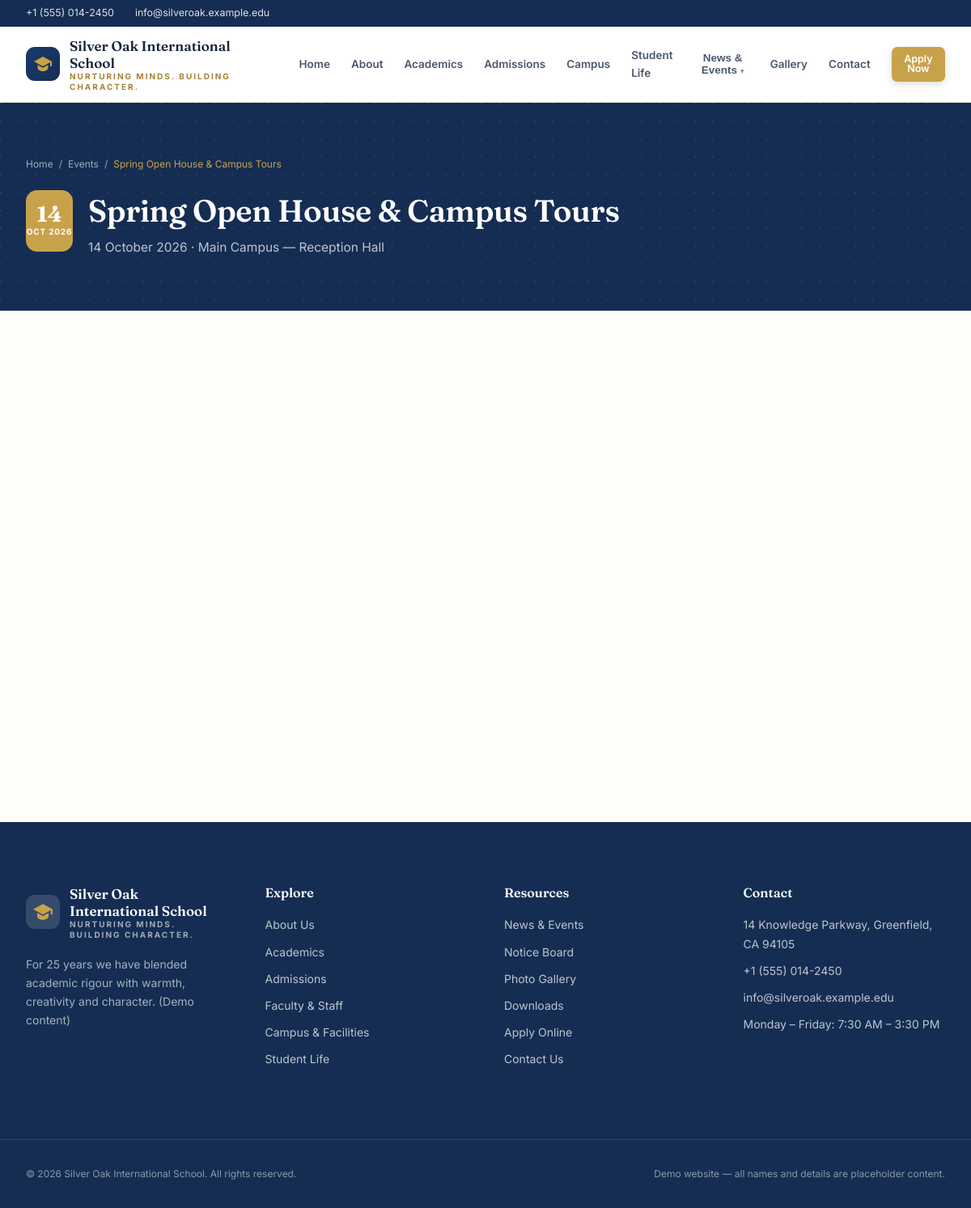
The page /events.php?slug=open-house-spring on the database its author committed.
### tables this page shows
CREATE TABLE IF NOT EXISTS events (
  id         INT UNSIGNED NOT NULL AUTO_INCREMENT,
  slug       VARCHAR(160) NOT NULL,
  title      VARCHAR(200) NOT NULL,
  excerpt    TEXT,
  content    MEDIUMTEXT,
  image      VARCHAR(255) NOT NULL DEFAULT '',
  event_date DATETIME     NOT NULL DEFAULT CURRENT_TIMESTAMP,
  location   VARCHAR(200) NOT NULL DEFAULT '',
  published  TINYINT(1)   NOT NULL DEFAULT 1,
  created_at TIMESTAMP    NOT NULL DEFAULT CURRENT_TIMESTAMP,
  PRIMARY KEY (id),
  UNIQUE KEY events_slug_unique (slug),
  KEY events_date_idx (published, event_date)
);

### includes/security.php (called while the page is built, shortened)
<?php
function e($value): string
{
    return htmlspecialchars((string) $value, ENT_QUOTES | ENT_SUBSTITUTE, 'UTF-8');
}

### includes/database.php (called while the page is built, shortened)
<?php
function db(): PDO
{
    static $pdo = null;
    if ($pdo instanceof PDO) {
        return $pdo;
    }
    $dsn = 'mysql:host=' . DB_HOST . ';dbname=' . DB_NAME . ';charset=' . DB_CHARSET;
    try {
        $pdo = new PDO($dsn, DB_USER, DB_PASS, [
            PDO::ATTR_ERRMODE            => PDO::ERRMODE_EXCEPTION,
            PDO::ATTR_DEFAULT_FETCH_MODE => PDO::FETCH_ASSOC,
            PDO::ATTR_EMULATE_PREPARES   => false,
        ]);
    } catch (PDOException $e) {
        http_response_code(500);
        error_log('DB connection failed: ' . $e->getMessage());
        exit('Database connection failed. Please check includes/config.php.');
    }
    return $pdo;
}
function q(string $sql, array $params = []): PDOStatement
{
    $stmt = db()->prepare($sql);
    $stmt->execute($params);
    return $stmt;
}
function fetch_one(string $sql, array $params = []): ?array
{
    $row = q($sql, $params)->fetch();
    return $row === false ? null : $row;
}

### includes/functions.php (called while the page is built, shortened)
<?php
function fmt_date($value, string $format = 'j F Y'): string
{
    $ts = is_numeric($value) ? (int) $value : strtotime($value);
    return $ts ? date($format, $ts) : '—';
}
function excerpt(string $text, int $len = 150): string
{
    $t = trim(preg_replace('/\s+/', ' ', $text));
    return mb_strlen($t) <= $len ? $t : rtrim(mb_substr($t, 0, $len)) . '…';
}

### events.php (the view, shortened to what this page needs)
<?php
require __DIR__ . '/includes/database.php';
require __DIR__ . '/includes/security.php';
require __DIR__ . '/includes/functions.php';
$slug = isset($_GET['slug']) ? trim((string) $_GET['slug']) : '';
if ($slug !== '') {
    $item = fetch_one('SELECT * FROM events WHERE slug = ? AND published = 1 LIMIT 1', [$slug]);
    $d = strtotime($item['event_date']);
    require __DIR__ . '/includes/header.php';
    ?>
    <section class="page-hero">
      <div class="wrap">
        <nav class="crumbs"><a href="<?= e(BASE_URL) ?>index.php">Home</a> <span>/</span>
          <a href="<?= e(BASE_URL) ?>events.php">Events</a> <span>/</span> <em><?= e(excerpt($item['title'], 40)) ?></em></nav>
        <div style="display:flex;gap:19px;align-items:center;flex-wrap:wrap;margin-top:8px">
          <div class="date-chip" style="background:var(--gold);color:#fff;width:76px;height:76px;border-radius:14px">
            <b style="font-size:27px"><?= e(date('j', $d)) ?></b>
            <span><?= e(date('M Y', $d)) ?></span>
          </div>
          <div>
            <h1 class="display" style="font-size:clamp(26px,4vw,38px)"><?= e($item['title']) ?></h1>
            <p class="page-sub" style="margin-top:9px"><?= e(fmt_date($item['event_date'])) ?><?= $item['location'] ? ' · ' . e($item['location']) : '' ?></p>
          </div>
        </div>
      </div>
    </section>
    <section class="section">
      <div class="wrap grid" style="grid-template-columns:1.6fr 1fr;gap:44px">
      </div>
    </section>
    <?php
    require __DIR__ . '/includes/footer.php';
    exit;
}
    $d = strtotime($e['event_date']); ?>
    <?php
require __DIR__ . '/includes/header.php';
?>
<?php require __DIR__ . '/includes/footer.php'; ?>

### assets/css/style.css (style rules this page uses)
:root { --accent: #1b3a6b; --accent-deep: color-mix(in srgb, var(--accent) 78%, #000); --accent-soft: color-mix(in srgb, var(--accent) 8%, #fff); --gold: #c8a24b; --gold-deep: #a5823a; --ink: #16233b; --ink-soft: #4b576e; --line: #e8e3d8; --cream: #faf8f3; --page: #fffdf9; --radius: 14px; --shadow: 0 1px 3px rgba(22, 35, 59, .07); --shadow-lg: 0 22px 45px -20px rgba(22, 35, 59, .3); }
* { box-sizing: border-box; }
html { scroll-behavior: smooth; }
body { margin: 0; background: var(--page); color: var(--ink); font: 400 16px/1.65 "Inter", system-ui, -apple-system, "Segoe UI", sans-serif; -webkit-font-smoothing: antialiased; }
a { color: inherit; text-decoration: none; }
h1, h2, h3, h4 { margin: 0; font-weight: 600; line-height: 1.18; }
.display { font-family: "Fraunces", Georgia, serif; font-weight: 600; letter-spacing: -.01em; }
.wrap { width: 100%; max-width: 1180px; margin: 0 auto; padding: 0 22px; }
.section { padding: 74px 0; }
.page-hero { background: var(--accent-deep); color: #fff; position: relative; overflow: hidden; }
.page-hero::after { content: ""; position: absolute; inset: 0; opacity: .55; pointer-events: none; background-image: radial-gradient(circle at 1px 1px, rgba(255,255,255,.14) 1px, transparent 0); background-size: 22px 22px; }
.page-hero > .wrap { position: relative; padding: 66px 22px; }
.crumbs { display: flex; gap: 7px; font-size: 12px; color: rgba(255,255,255,.6); margin-bottom: 15px; }
.crumbs em { color: var(--gold); font-style: normal; }
.page-hero h1 { font-size: clamp(30px, 5vw, 44px); margin-top: 11px; max-width: 780px; }
.page-sub { color: rgba(255,255,255,.72); max-width: 640px; margin: 16px 0 0; font-size: 15.5px; }
.grid { display: grid; gap: 26px; }
.date-chip { flex: 0 0 58px; width: 58px; border-radius: 12px; background: var(--accent-soft); color: var(--accent); display: flex; flex-direction: column; align-items: center; justify-content: center; padding: 9px 0; }
.date-chip b { font-family: "Fraunces", Georgia, serif; font-size: 20px; line-height: 1; }
.date-chip span { font-size: 10px; font-weight: 700; letter-spacing: .08em; text-transform: uppercase; }
@media (min-width: 768px) { .grid { gap: 28px; } }
@media (min-width: 768px) { .section { padding: 88px 0; } }

### rows shown on the page
events: title "Spring Open House & Campus Tours", event_date "14", event_date "OCT 2026", event_date "14 October 2026", location "Main Campus — Reception Hall"

### other values the page prints
setting('phone') "+1 (555) 014-2450"
setting('email') "info@silveroak.example.edu"
setting('school_name') "Silver Oak International School"
setting('tagline') "NURTURING MINDS. BUILDING CHARACTER."
$label "Home"
$label "About"
$label "Academics"
$label "Admissions"
$label "Campus"
$label "Student Life"
$label "Gallery"
$label "Contact"
setting('about_short') "For 25 years we have blended academic rigour with warmth, creativity and character. (Demo content)"
setting('address') "14 Knowledge Parkway, Greenfield, CA 94105"
setting('office_hours') "Monday – Friday: 7:30 AM – 3:30 PM"
